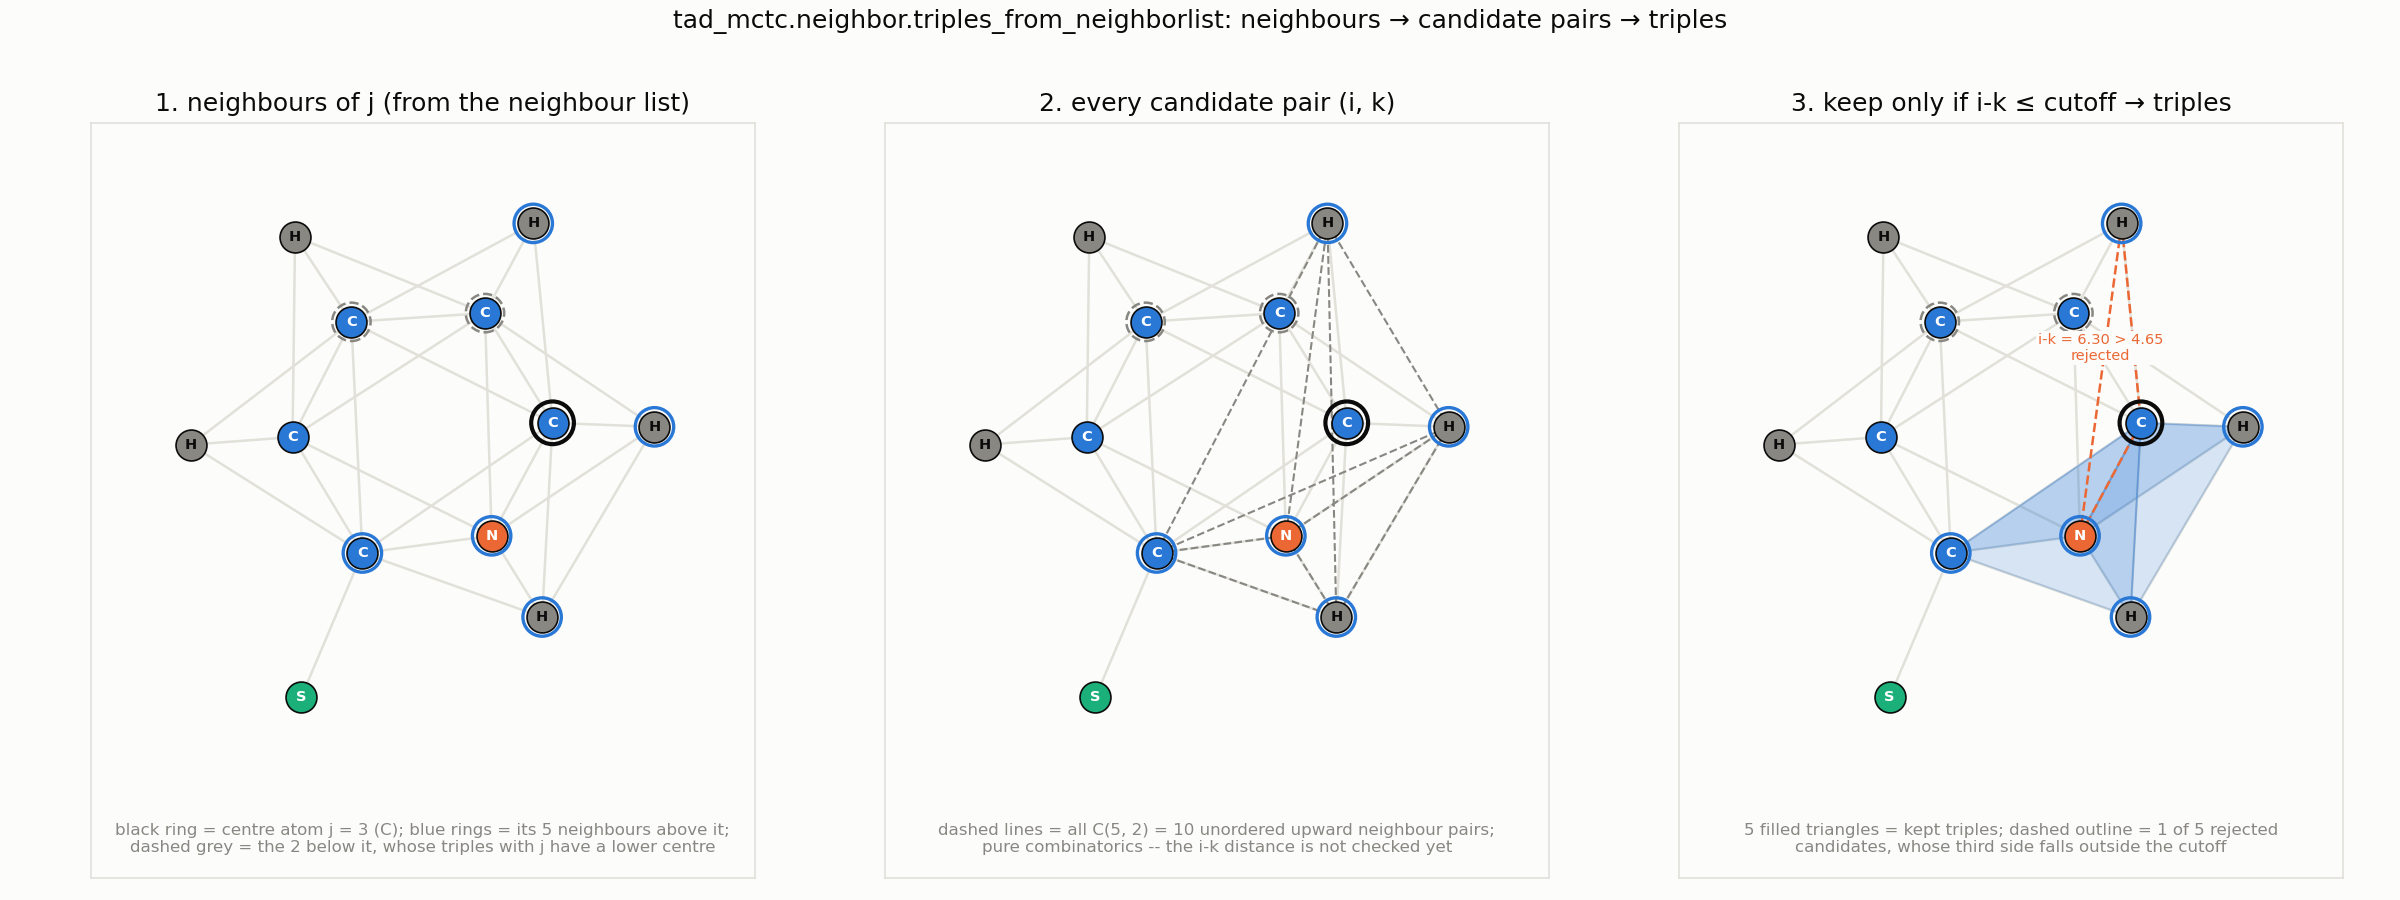

Here is the Python script that generated this plot:
# SPDX-Identifier: CC0-1.0
"""
A 2D, visual walk through how `triples_from_neighborlist` turns a neighbour list
into three-body candidates, one stage at a time -- the three-body follow-up
to `examples/neighbor/pairs_2d.py`, which builds the neighbour list this script
starts from. Uses `get_structure("other", "C4H5NCS")` (the same real, planar
molecule -- pyridine-2(1H)-thione -- hardcoded in
`examples/cn/molecular_dense_single.py`), whose atoms all have `z = 0`, so its
2D layout below is the exact geometry, not a projection.

For one chosen centre atom `j`:

1. Its neighbours come straight from the neighbour list -- no new geometry.
   Each stored pair is oriented from its lower atom to its higher one, so
   `j` keeps only the neighbours above it; the ones below it see `j` as
   *their* upward neighbour instead. This is what makes every triple come
   out exactly once, under its lowest atom.
2. Every unordered pair of those upward neighbours `(i, k)` is a
   *candidate* triple. This is pure combinatorics: nothing about `i-k` has
   been checked yet.
3. A candidate is kept only if its third side `i-k`, never implied by the
   neighbour list at all, also falls inside `cutoff`.

All three panels are centred on the same atom (atom 3, C) so the picture
reads as one progression. Saved to `triples_2d.png` next to this script.
"""

from itertools import combinations
from pathlib import Path

import matplotlib.pyplot as plt
from matplotlib.axes import Axes
from matplotlib.patches import Polygon

import tad_mctc as mctc
from tad_mctc.data.structures import get_structure
from tad_mctc.neighbor.list import build_neighborlist
from tad_mctc.neighbor.triples import triples_from_neighborlist

# Categorical slots 1/2 (blue/orange) from the shared data-viz palette,
# plus its muted ink/grid roles -- the same fixed assignment
# `examples/scaling/glu_ala_plot.py` uses, not picked per plot.
INK = "#0b0b0b"
MUTED = "#898781"
GRID = "#e1e0d9"
KEPT_COLOR = "#2a78d6"
REJECTED_COLOR = "#eb6834"
ELEMENT_COLORS = {"C": "#2a78d6", "N": "#eb6834", "S": "#1baf7a", "H": MUTED}

structure = get_structure("other", "C4H5NCS")
numbers = structure.numbers
positions = structure.positions
symbols = mctc.convert.number_to_symbol(numbers)
xy = positions[:, :2]

# The molecule is planar (every `z == 0`), so this really is the raw
# geometry, not a projection chosen to make the picture work.
assert bool((positions[:, 2] == 0).all())

cutoff = 4.65
nbl = build_neighborlist(structure, cutoff=cutoff, tile=3)

real_i = nbl.idx_i[nbl.mask]
real_j = nbl.idx_j[nbl.mask]
edges = {tuple(sorted(pair)) for pair in zip(real_i.tolist(), real_j.tolist())}

# `triples_from_neighborlist` is a chunked generator by contract (see its
# docstring): a caller must concatenate every chunk, never just the first.
# A molecule has no image shifts, so `chunk.shift_i`/`shift_k` are all zero.
kept_by_centre: dict[int, set[tuple[int, int]]] = {}
for chunk in triples_from_neighborlist(nbl, structure, cutoff):
    for i, j, k in zip(
        chunk.idx_i.tolist(), chunk.idx_j.tolist(), chunk.idx_k.tolist()
    ):
        kept_by_centre.setdefault(j, set()).add(tuple(sorted((i, k))))

# `j` the centre atom, with a middling upward neighbour count (not so few
# that step 2 is a single line, not so many that it is unreadable).
centre_atom = 3
neighbours_of_centre = sorted(
    {b for a, b in edges if a == centre_atom}
    | {a for a, b in edges if b == centre_atom}
)
# `edges` are sorted pairs, so `a < b`: the pair is oriented from `a` up to
# `b`, and only `b` is an upward neighbour of `a`.
upward_of_centre = sorted(b for a, b in edges if a == centre_atom)
downward_of_centre = sorted(a for a, b in edges if b == centre_atom)
candidate_pairs = sorted(
    tuple(sorted(p)) for p in combinations(upward_of_centre, 2)
)
kept_triples = sorted(kept_by_centre.get(centre_atom, set()))
rejected_triples = sorted(set(candidate_pairs) - set(kept_triples))

n_atoms = positions.shape[0]
n_unique_triples = sum(len(v) for v in kept_by_centre.values())
print(f"{n_atoms} atoms, cutoff = {cutoff} Bohr")
print(f"pairs (real, unique):           {len(edges)}")
print(f"triples (unique, all centres):  {n_unique_triples}")
print(
    f"1. neighbours of atom {centre_atom} ({symbols[centre_atom]}): "
    f"{len(neighbours_of_centre)}, {len(upward_of_centre)} of them above it"
)
print(f"2. candidate (i, k) pairs:      {len(candidate_pairs)}")
print(
    f"3. kept vs rejected:            {len(kept_triples)} kept, "
    f"{len(rejected_triples)} rejected (third side i-k outside cutoff)"
)


# ---------------------------------------------------------------------------
# Shared drawing helpers
# ---------------------------------------------------------------------------
def draw_atoms(ax: Axes) -> None:
    for idx, (x, y) in enumerate(xy.tolist()):
        color = ELEMENT_COLORS[symbols[idx]]
        ax.scatter(
            x, y, s=220, color=color, edgecolor=INK, linewidth=0.8, zorder=3
        )
        ax.annotate(
            symbols[idx],
            (x, y),
            color="white" if color != MUTED else INK,
            ha="center",
            va="center",
            fontsize=7,
            fontweight="bold",
            zorder=4,
        )


def draw_pair_list(ax: Axes) -> None:
    for a, b in edges:
        xa, ya = xy[a].tolist()
        xb, yb = xy[b].tolist()
        ax.plot([xa, xb], [ya, yb], color=GRID, linewidth=1.2, zorder=1)


def mark_centre_and_neighbours(ax: Axes) -> None:
    for atom in upward_of_centre:
        ax.scatter(
            *xy[atom].tolist(),
            s=340,
            facecolor="none",
            edgecolor=KEPT_COLOR,
            linewidth=1.6,
            zorder=4,
        )
    for atom in downward_of_centre:
        ax.scatter(
            *xy[atom].tolist(),
            s=340,
            facecolor="none",
            edgecolor=MUTED,
            linestyle="--",
            linewidth=1.2,
            zorder=4,
        )
    ax.scatter(
        *xy[centre_atom].tolist(),
        s=420,
        facecolor="none",
        edgecolor=INK,
        linewidth=2,
        zorder=5,
    )


margin = 2.0
caption_pad = 1.6
xlim = (xy[:, 0].min().item() - margin, xy[:, 0].max().item() + margin)
ylim = (
    xy[:, 1].min().item() - margin - caption_pad,
    xy[:, 1].max().item() + margin,
)
caption_y = ylim[0] + 0.5
caption_kwargs = {
    "color": MUTED,
    "ha": "center",
    "fontsize": 8,
    "bbox": {"facecolor": "#fcfcfb", "edgecolor": "none", "pad": 2},
}

fig, (ax_neigh, ax_cand, ax_trip) = plt.subplots(
    1, 3, figsize=(16, 6), facecolor="#fcfcfb"
)


# --- panel 1: j's neighbours, straight from the neighbour list ------------
ax_neigh.set_facecolor("#fcfcfb")
draw_pair_list(ax_neigh)
draw_atoms(ax_neigh)
mark_centre_and_neighbours(ax_neigh)
ax_neigh.set_title("1. neighbours of j (from the neighbour list)", color=INK)
ax_neigh.text(
    sum(xlim) / 2,
    caption_y,
    f"black ring = centre atom j = {centre_atom} ({symbols[centre_atom]}); "
    f"blue rings = its {len(upward_of_centre)} neighbours above it;\n"
    f"dashed grey = the {len(downward_of_centre)} below it, whose triples "
    f"with j have a lower centre",
    **caption_kwargs,
)


# --- panel 2: every candidate (i, k) pair, unfiltered ----------------------
ax_cand.set_facecolor("#fcfcfb")
draw_pair_list(ax_cand)
for i, k in candidate_pairs:
    xi, yi = xy[i].tolist()
    xk, yk = xy[k].tolist()
    ax_cand.plot(
        [xi, xk], [yi, yk], color=MUTED, linestyle="--", linewidth=1.0, zorder=2
    )
draw_atoms(ax_cand)
mark_centre_and_neighbours(ax_cand)
ax_cand.set_title("2. every candidate pair (i, k)", color=INK)
ax_cand.text(
    sum(xlim) / 2,
    caption_y,
    f"dashed lines = all C({len(upward_of_centre)}, 2) = "
    f"{len(candidate_pairs)} unordered upward neighbour pairs;\n"
    f"pure combinatorics -- the i-k distance is not checked yet",
    **caption_kwargs,
)


# --- panel 3: keep only if i-k is also inside cutoff -----------------------
ax_trip.set_facecolor("#fcfcfb")
draw_pair_list(ax_trip)

for i, k in kept_triples:
    triangle = [xy[i].tolist(), xy[centre_atom].tolist(), xy[k].tolist()]
    ax_trip.add_patch(
        Polygon(
            triangle,
            closed=True,
            facecolor=KEPT_COLOR,
            edgecolor=KEPT_COLOR,
            alpha=0.18,
            linewidth=0.8,
            zorder=2,
        )
    )

# One rejected candidate, drawn unfilled and dashed, with its too-long
# `i-k` side labelled -- the check the neighbour list alone never makes.
rej_i, rej_k = rejected_triples[0]
rej_triangle = [
    xy[rej_i].tolist(),
    xy[centre_atom].tolist(),
    xy[rej_k].tolist(),
]
ax_trip.add_patch(
    Polygon(
        rej_triangle,
        closed=True,
        fill=False,
        edgecolor=REJECTED_COLOR,
        linestyle="--",
        linewidth=1.2,
        zorder=2,
    )
)
rix, riy = xy[rej_i].tolist()
rkx, rky = xy[rej_k].tolist()
d_ik = float((xy[rej_i] - xy[rej_k]).norm())
# Two short lines, offset above the side: one long line is wider than the
# side itself and would run under the atoms at its ends.
ax_trip.annotate(
    f"i-k = {d_ik:.2f} > {cutoff}\nrejected",
    ((rix + rkx) / 2, (riy + rky) / 2),
    xytext=(0, 8),
    textcoords="offset points",
    color=REJECTED_COLOR,
    fontsize=7,
    ha="center",
    va="bottom",
    bbox={"facecolor": "#fcfcfb", "edgecolor": "none", "pad": 1},
    zorder=6,
)

draw_atoms(ax_trip)
mark_centre_and_neighbours(ax_trip)
ax_trip.set_title("3. keep only if i-k ≤ cutoff → triples", color=INK)
ax_trip.text(
    sum(xlim) / 2,
    caption_y,
    f"{len(kept_triples)} filled triangles = kept triples; dashed outline = "
    f"1 of {len(rejected_triples)} rejected\n"
    f"candidates, whose third side falls outside the cutoff",
    **caption_kwargs,
)

for ax in (ax_neigh, ax_cand, ax_trip):
    ax.set_xlim(*xlim)
    ax.set_ylim(*ylim)
    ax.set_aspect("equal")
    ax.set_xticks([])
    ax.set_yticks([])
    for spine in ax.spines.values():
        spine.set_color(GRID)

fig.suptitle(
    "tad_mctc.neighbor.triples_from_neighborlist: neighbours → candidate "
    "pairs → triples",
    color=INK,
    y=0.99,
)
fig.tight_layout(rect=(0, 0, 1, 0.94))

out_path = Path(__file__).resolve().parent / "triples_2d.png"
fig.savefig(out_path, dpi=150)
print(f"\nplot written to {out_path}")
